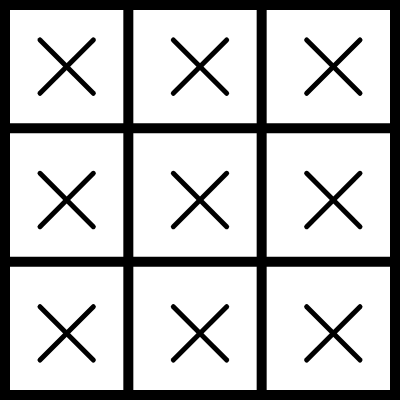
Frame 1 (no input)
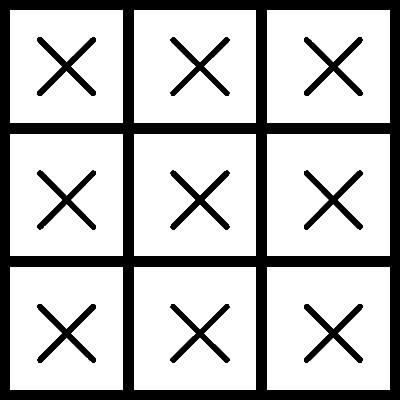
Frame 60 (no input)
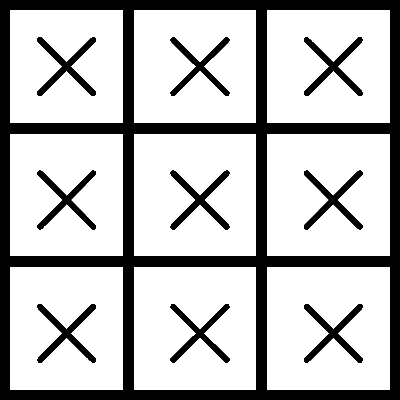
Frame 120 (the mouse pressed at the canvas centre since frame 60)

The p5.js sketch that drew these frames (run headless with seeded random() and noise() and a simulated clock; from frame 60 on, the mouse is pressed at the canvas centre):

// p5.js sketch
// ── sketch.js
/* sketch.js */

//Canvas Size
let canvasDim = 400;
var turn = true;

let board = [
  ['','',''],
  ['','',''],
  ['','','']
]


function setup() {
  createCanvas(canvasDim,canvasDim);
  boardGraphics = new Board(canvasDim);

}

function draw(){
  boardGraphics.draw();
}

function keyPressed(){
  if(turn){         // 1-9 is keyCode 49-57
      if(keyCode === 49) board.set(0,true); //0
      if(keyCode === 50) board.set(1,true); //1
      if(keyCode === 51) board.set(2,true); //2
      if(keyCode === 52) board.set(3,true); //3
      if(keyCode === 53) board.set(4,true); //4
      if(keyCode === 54) board.set(5,true); //5
      if(keyCode === 55) board.set(6,true); //6
      if(keyCode === 56) board.set(7,true); //7
      if(keyCode === 57) board.set(8,true); //8
  }
  return false;
}

// ── board.js
/* board.js */

class Board{
  constructor(boardDim){
    this.dim = boardDim;
    this.off = this.dim/10;
    this.pos0 = false;
    this.pos1 = false;
    this.pos2 = false;
    this.pos3 = false;
    this.pos4 = false;
    this.pos5 = false;
    this.pos6 = false;
    this.pos7 = false;
    this.pos8 = false;

    this.pos0xo = true;
    this.pos1xo = true;
    this.pos2xo = true;
    this.pos3xo = true;
    this.pos4xo = true;
    this.pos5xo = true;
    this.pos6xo = true;
    this.pos7xo = true;
    this.pos8xo = true;
  }

  xyGen(pos){
    var xy = [0,0];

    switch(pos){
        case 0: xy = [0,0]; break;
        case 1: xy = [this.dim*(1/3),0]; break;
        case 2: xy = [this.dim*(2/3),0]; break;
        case 3: xy = [0,this.dim*(1/3)]; break;
        case 4: xy = [this.dim*(1/3),this.dim*(1/3)]; break;
        case 5: xy = [this.dim*(2/3),this.dim*(1/3)]; break;
        case 6: xy = [0,this.dim*(2/3)]; break;
        case 7: xy = [this.dim*(1/3),this.dim*(2/3)]; break;
        case 8: xy = [this.dim*(2/3),this.dim*(2/3)]; break;
    }

    return xy;
  }

  x(pos){
    var xy = this.xyGen(pos);
    strokeWeight(5);
    line(xy[0]+this.off,xy[1]+this.off,xy[0]+this.dim/3-this.off,xy[1]+this.dim/3-this.off);
    line(xy[0]+this.dim/3-this.off,xy[1]+this.off,xy[0]+this.off,xy[1]+this.dim/3-this.off);
  }

  o(pos){

  }

  mark(pos,xo,blank){
    if(!blank){
      if(xo){
        this.x(pos);
      } else {
        this.o(pos);
      }
    }
  }

  draw(){
    strokeWeight(10);
    line(this.dim/3-5,0,this.dim/3-5,this.dim);
    line(this.dim*(2/3)-5,0,this.dim*(2/3)-5,this.dim);
    line(0,this.dim/3-5,this.dim,this.dim/3-5);
    line(0,this.dim*(2/3)-5,this.dim,this.dim*(2/3)-5);
    strokeWeight(20);
    line(0,0,this.dim,0);
    line(0,0,0,this.dim);
    line(0,this.dim,this.dim,this.dim);
    line(this.dim,0,this.dim,this.dim);
    this.mark(0,this.pos0xo,this.pos0);
    this.mark(1,this.pos1xo,this.pos1);
    this.mark(2,this.pos2xo,this.pos2);
    this.mark(3,this.pos3xo,this.pos3);
    this.mark(4,this.pos4xo,this.pos4);
    this.mark(5,this.pos5xo,this.pos5);
    this.mark(6,this.pos6xo,this.pos6);
    this.mark(7,this.pos7xo,this.pos7);
    this.mark(8,this.pos8xo,this.pos8);
  }
}

// ── logic.js
/* logic.js */

let human = "X";
let ai = "O";


function checkIfAIWin(){
  // winning moves: 012,345,678,136,147,258,148,246
  var won = false;
  if(board[0][0] == "O" && board[0][1] == "O" && board[0][2]) won = true;
  if(board[1][0] == "O" && board[1][1] == "O" && board[1][2]) won = true;
  if(board[2][0] == "O" && board[2][1] == "O" && board[2][2]) won = true;
  if(board[0][0] == "O" && board[1][0] == "O" && board[2][0]) won = true;
  if(board[0][1] == "O" && board[1][1] == "O" && board[2][1]) won = true;
  if(board[0][2] == "O" && board[1][2] == "O" && board[2][2]) won = true;
  if(board[0][0] == "O" && board[1][1] == "O" && board[2][2]) won = true;
  if(board[0][2] == "O" && board[1][1] == "O" && board[2][0]) won = true;
  return won;
}


function minimax(board, depth, isMaximizing){
  var result = checkIfAIWin();

  if(isMaximizing){
    let bestScore = -Infinity;
    for(let i = 0; i < 3; i++){
      for(let j = 0; j < 3; j++){
        // check if available
        if(board[i][j] == ''){
          board[i][j] = ai;
          let score = minimax(board, depth - 1, false)
        }
      }
    }
  } else {
    let bestScore = Infinity;
    for(let i = 0; i < 3; i++){
      for(let j = 0; j < 3; j++){
        // check if available
        if(board[i][j] == ''){
          board[i][j] = human;
          let score = minimax(board, depth - 1, true)
        }
      }
    }
  }
}
